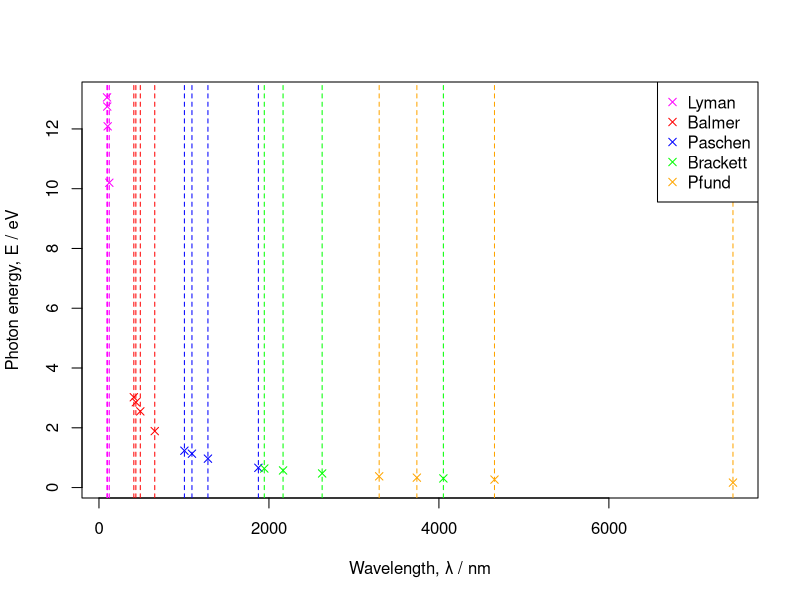

The R script that drew this image:

# Constants

R <- 1.09677e7          # Rydberg constant                        / m^-1
h <- 6.62607015e-34     # Planck constant                         / J s
c <- 299792458          # Speed of light in vacuo                 / m s^-1
e <- 1.602176634e-19    # Magnitude of the charge of the electron / C



# Rydberg formula
# m represents the principal quantum number of the lower energy level
# n represents the principal quantum number of the upper energy level
rydberg <- function(m, n) {
  return (1e9 / (R * (1 / m^2 - 1 / n^2)))
}

# Photon energy, using the Rydberg formula
# m represents the principal quantum number of the lower energy level
# n represents the principal quantum number of the upper energy level
energy <- function(m, n) {
  return (h * c * R * (1 / m^2 - 1 / n^2) / e)
}

# Lyman series
# m = 1, n >= 2
# Ultraviolet light
lyman_x <- c(
  rydberg(1, 2),
  rydberg(1, 3),
  rydberg(1, 4),
  rydberg(1, 5)
)

lyman_y <- c(
  energy(1, 2),
  energy(1, 3),
  energy(1, 4),
  energy(1, 5)
)

# Balmer series
# m = 2, n >= 3
# First four are visible light (ranging from red to violet), and after that is ultraviolet
balmer_x <- c(
  rydberg(2, 3),
  rydberg(2, 4),
  rydberg(2, 5),
  rydberg(2, 6)
)

balmer_y <- c(
  energy(2, 3),
  energy(2, 4),
  energy(2, 5),
  energy(2, 6)
)

# Paschen series
# m = 3, n >= 4
# Infrared light
paschen_x <- c(
  rydberg(3, 4),
  rydberg(3, 5),
  rydberg(3, 6),
  rydberg(3, 7)
)

paschen_y <- c(
  energy(3, 4),
  energy(3, 5),
  energy(3, 6),
  energy(3, 7)
)

# Brackett series
# m = 4, n >= 5
# Infrared light
brackett_x <- c(
  rydberg(4, 5),
  rydberg(4, 6),
  rydberg(4, 7),
  rydberg(4, 8)
)

brackett_y <- c(
  energy(4, 5),
  energy(4, 6),
  energy(4, 7),
  energy(4, 8)
)

# Pfund series
# m = 5, n >= 6
# Infrared light
pfund_x <- c(
  rydberg(5, 6),
  rydberg(5, 7),
  rydberg(5, 8),
  rydberg(5, 9)
)

pfund_y <- c(
  energy(5, 6),
  energy(5, 7),
  energy(5, 8),
  energy(5, 9)
)

plot(
  NULL,
  xlim=range(c(lyman_x, balmer_x, paschen_x, brackett_x, pfund_x)), 
  ylim=range(c(lyman_y, balmer_y, paschen_y, brackett_y, pfund_y)),
  xlab="Wavelength, λ / nm", ylab="Photon energy, E / eV"
)

points(lyman_x,    lyman_y,    pch=4, col="magenta")
points(balmer_x,   balmer_y,   pch=4, col="red")
points(paschen_x,  paschen_y,  pch=4, col="blue")
points(brackett_x, brackett_y, pch=4, col="green")
points(pfund_x,    pfund_y,    pch=4, col="orange")

abline(v=lyman_x,    col="magenta", lty=2)
abline(v=balmer_x,   col="red",     lty=2)
abline(v=paschen_x,  col="blue",    lty=2)
abline(v=brackett_x, col="green",   lty=2)
abline(v=pfund_x,    col="orange",  lty=2)

legend("topright", legend=c("Lyman", "Balmer", "Paschen", "Brackett", "Pfund"), pch=4, 
       col=c("magenta", "red", "blue", "green", "orange"))
